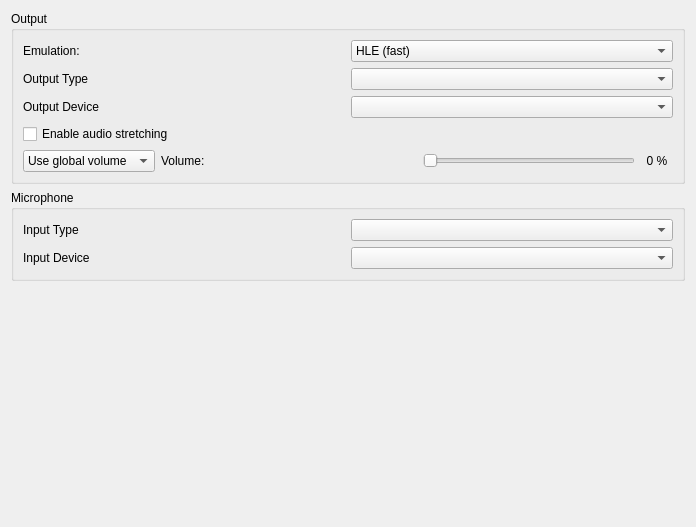
<?xml version="1.0" encoding="UTF-8"?>
<ui version="4.0">
 <class>ConfigureAudio</class>
 <widget class="QWidget" name="ConfigureAudio">
  <property name="geometry">
   <rect>
    <x>0</x>
    <y>0</y>
    <width>696</width>
    <height>527</height>
   </rect>
  </property>
  <layout class="QVBoxLayout">
   <item>
    <widget class="QGroupBox" name="groupBox">
     <property name="title">
      <string>Output</string>
     </property>
     <layout class="QVBoxLayout">
      <item>
      <widget class="QWidget" name="widget_emulation" native="true">
        <layout class="QHBoxLayout" name="horizontalLayout_emulation">
            <property name="leftMargin">
            <number>0</number>
            </property>
            <property name="topMargin">
            <number>0</number>
            </property>
            <property name="rightMargin">
            <number>0</number>
            </property>
            <property name="bottomMargin">
            <number>0</number>
            </property>
            <item>
            <widget class="QLabel" name="label_emulation">
            <property name="text">
            <string>Emulation:</string>
            </property>
            </widget>
            </item>
            <item>
            <widget class="QComboBox" name="emulation_combo_box">
            <item>
            <property name="text">
                <string>HLE (fast)</string>
            </property>
            </item>
            <item>
            <property name="text">
                <string>LLE (accurate)</string>
            </property>
            </item>
            <item>
            <property name="text">
                <string>LLE multi-core</string>
            </property>
            </item>
            </widget>
            </item>
        </layout>
       </widget>
      </item>
      <item>
       <layout class="QGridLayout" name="output_layout" columnstretch="1,1">
        <item row="0" column="0">
         <widget class="QLabel" name="output_type_label">
          <property name="text">
           <string>Output Type</string>
          </property>
         </widget>
        </item>
        <item row="0" column="1">
         <widget class="QComboBox" name="output_type_combo_box"/>
        </item>
        <item row="1" column="0">
         <widget class="QLabel" name="output_device_label">
          <property name="text">
           <string>Output Device</string>
          </property>
         </widget>
        </item>
        <item row="1" column="1">
         <widget class="QComboBox" name="output_device_combo_box"/>
        </item>
       </layout>
      </item>
      <item>
       <widget class="QCheckBox" name="toggle_audio_stretching">
        <property name="toolTip">
         <string>This post-processing effect adjusts audio speed to match emulation speed and helps prevent audio stutter. This however increases audio latency.</string>
        </property>
        <property name="text">
         <string>Enable audio stretching</string>
        </property>
       </widget>
      </item>
      <item>
       <widget class="QWidget" name="volume_layout" native="true">
        <layout class="QHBoxLayout" name="horizontalLayout_2">
         <property name="leftMargin">
          <number>0</number>
         </property>
         <property name="topMargin">
          <number>0</number>
         </property>
         <property name="rightMargin">
          <number>0</number>
         </property>
         <property name="bottomMargin">
          <number>0</number>
         </property>
         <item>
          <widget class="QComboBox" name="volume_combo_box">
           <item>
            <property name="text">
             <string>Use global volume</string>
            </property>
           </item>
           <item>
            <property name="text">
             <string>Set volume:</string>
            </property>
           </item>
          </widget>
         </item>
         <item>
          <widget class="QLabel" name="volume_label">
           <property name="text">
            <string>Volume:</string>
           </property>
          </widget>
         </item>
         <item>
          <spacer name="horizontalSpacer">
           <property name="orientation">
            <enum>Qt::Horizontal</enum>
           </property>
           <property name="sizeHint" stdset="0">
            <size>
             <width>30</width>
             <height>20</height>
            </size>
           </property>
          </spacer>
         </item>
         <item>
          <widget class="QSlider" name="volume_slider">
           <property name="sizePolicy">
            <sizepolicy hsizetype="Expanding" vsizetype="Fixed">
             <horstretch>0</horstretch>
             <verstretch>0</verstretch>
            </sizepolicy>
           </property>
           <property name="maximum">
            <number>100</number>
           </property>
           <property name="pageStep">
            <number>5</number>
           </property>
           <property name="orientation">
            <enum>Qt::Horizontal</enum>
           </property>
          </widget>
         </item>
         <item>
          <widget class="QLabel" name="volume_indicator">
           <property name="minimumSize">
            <size>
             <width>32</width>
             <height>0</height>
            </size>
           </property>
           <property name="text">
            <string>0 %</string>
           </property>
           <property name="alignment">
            <set>Qt::AlignCenter</set>
           </property>
          </widget>
         </item>
        </layout>
       </widget>
      </item>
     </layout>
    </widget>
   </item>
   <item>
    <widget class="QGroupBox" name="input_layout">
     <property name="title">
      <string>Microphone</string>
     </property>
     <layout class="QGridLayout" name="input_inner_layout" columnstretch="1,1">
      <item row="0" column="0">
       <widget class="QLabel" name="input_type_label">
        <property name="text">
         <string>Input Type</string>
        </property>
       </widget>
      </item>
      <item row="0" column="1">
       <widget class="QComboBox" name="input_type_combo_box"/>
      </item>
      <item row="1" column="0">
       <widget class="QLabel" name="input_device_label">
        <property name="text">
         <string>Input Device</string>
        </property>
       </widget>
      </item>
      <item row="1" column="1">
       <widget class="QComboBox" name="input_device_combo_box"/>
      </item>
     </layout>
    </widget>
   </item>
   <item>
    <spacer>
     <property name="orientation">
      <enum>Qt::Vertical</enum>
     </property>
     <property name="sizeHint" stdset="0">
      <size>
       <width>167</width>
       <height>55</height>
      </size>
     </property>
    </spacer>
   </item>
  </layout>
 </widget>
 <tabstops>
  <tabstop>emulation_combo_box</tabstop>
  <tabstop>toggle_audio_stretching</tabstop>
  <tabstop>volume_slider</tabstop>
  <tabstop>output_type_combo_box</tabstop>
  <tabstop>output_device_combo_box</tabstop>
  <tabstop>input_type_combo_box</tabstop>
  <tabstop>input_device_combo_box</tabstop>
 </tabstops>
 <resources/>
 <connections/>
</ui>
